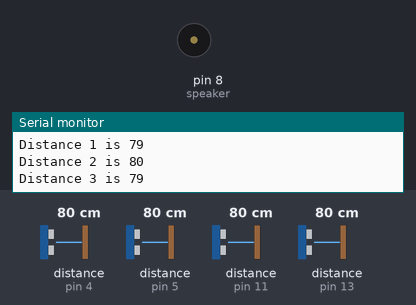
The sketch below on a simulated Arduino Uno, built with avr-gcc and run on an emulated ATmega328P. Shown: buzzer (waves = sounding), the last lines printed to the serial monitor. Wiring (inferred from the names in the program): 4 × ultrasonic range finder: trigger pin 2, echo pin 4 / trigger pin 3, echo pin 5 / trigger pin 10, echo pin 11 / trigger pin 12, echo pin 13. The test bench sets the inputs (shaded band); at power-on: distance to the obstacle (sensors on pin 4, pin 5, pin 11, pin 13) 80 cm. The echo pulse lasts 58.3 µs per cm.

Above: at 1.2 s.
1.3 s: distance to the obstacle (sensor on pin 4) set to 2 cm
At 2.53 s:
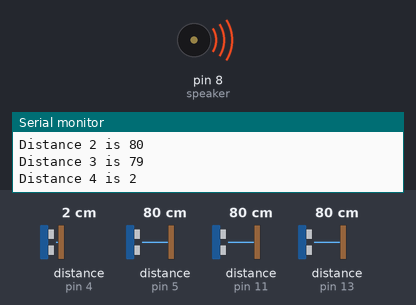
Timing chart, 0 to 4.3 s (numbered marks = the images above; inputs shaded):
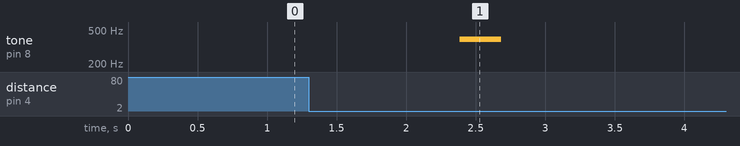

Measured:
- after the input at 1.3 s, tone on pin 8 (speaker): silent → 392 Hz after 1.1 s, → silent 0.30 s later

The sketch:

project_4uv.ino
```cpp
int speaker = 8;
int trig1 = 3;
int echo1 = 5;
int trig2 = 12;
int echo2 = 13;
int trig3 = 10;
int echo3 = 11;
int trig4 = 2;
int echo4 = 4;
#define NOTE_A4 261
#define NOTE_A5 329
#define NOTE_A6 523
#define NOTE_A7 392

void setup() {
  Serial.begin(9600);
  pinMode(speaker, OUTPUT);
  pinMode(trig1, OUTPUT);
  pinMode(echo1, INPUT);
  pinMode(trig2, OUTPUT);
  pinMode(echo2, INPUT);
  pinMode(trig3, OUTPUT);
  pinMode(echo3, INPUT);
  pinMode(trig4, OUTPUT);
  pinMode(echo4, INPUT);
}

void loop() {
  int distance1, duration1, fixdistance1, s1 = 0;
  int distance2, duration2, fixdistance2, s2 = 0;
  int distance3, duration3, fixdistance3, s3 = 0;
  int distance4, duration4, fixdistance4, s4 = 0;

  // Calculate fixed distance for sensor 1
  for (int i = 0; i < 5; i++) {
    digitalWrite(trig1, LOW);
    delayMicroseconds(5);
    digitalWrite(trig1, HIGH);
    delayMicroseconds(10);
    digitalWrite(trig1, LOW);

    duration1 = pulseIn(echo1, HIGH);
    distance1 = (duration1 / 2) / 29.1;
    s1 += distance1;

    digitalWrite(trig2, LOW);
    delayMicroseconds(5);
    digitalWrite(trig2, HIGH);
    delayMicroseconds(10);
    digitalWrite(trig2, LOW);

    duration2 = pulseIn(echo2, HIGH);
    distance2 = (duration2 / 2) / 29.1;
    s2 += distance2;

    digitalWrite(trig3, LOW);
    delayMicroseconds(5);
    digitalWrite(trig3, HIGH);
    delayMicroseconds(10);
    digitalWrite(trig3, LOW);

    duration3 = pulseIn(echo3, HIGH);
    distance3 = (duration3 / 2) / 29.1;
    s3 += distance3;


    digitalWrite(trig4, LOW);
    delayMicroseconds(5);
    digitalWrite(trig4, HIGH);
    delayMicroseconds(10);
    digitalWrite(trig4, LOW);

    duration4 = pulseIn(echo4, HIGH);
    distance4 = (duration4 / 2) / 29.1;
    s4 += distance4;
    delay(5);


  }
  fixdistance1 = s1 / 5;
  Serial.print("FIX DISTANCE 1 IS ");
  Serial.println(fixdistance1);

  fixdistance2 = s2 / 5;
  Serial.print("FIX DISTANCE 2 IS ");
  Serial.println(fixdistance2);

  fixdistance3 = s3 / 5;
  Serial.print("FIX DISTANCE 3 IS ");
  Serial.println(fixdistance3);

  fixdistance4 = s4 / 5;
  Serial.print("FIX DISTANCE 4 IS ");
  Serial.println(fixdistance4);
  delay(1000);

  // Measure current distance for each sensor and check against fixed distances
  digitalWrite(trig1, LOW);
  delayMicroseconds(5);
  digitalWrite(trig1, HIGH);
  delayMicroseconds(10);
  digitalWrite(trig1, LOW);
  int duration11 = pulseIn(echo1, HIGH);
  int distance11 = (duration11 / 2) / 29.1;
  Serial.print("Distance 1 is ");
  Serial.println(distance11);

  digitalWrite(trig2, LOW);
  delayMicroseconds(5);
  digitalWrite(trig2, HIGH);
  delayMicroseconds(10);
  digitalWrite(trig2, LOW);
  int duration22 = pulseIn(echo2, HIGH);
  int distance22 = (duration22 / 2) / 29.1;
  Serial.print("Distance 2 is ");
  Serial.println(distance22);

  digitalWrite(trig3, LOW);
  delayMicroseconds(5);
  digitalWrite(trig3, HIGH);
  delayMicroseconds(10);
  digitalWrite(trig3, LOW);
  int duration33 = pulseIn(echo3, HIGH);
  int distance33 = (duration33 / 2) / 29.1;
  Serial.print("Distance 3 is ");
  Serial.println(distance33);

  digitalWrite(trig4, LOW);
  delayMicroseconds(5);
  digitalWrite(trig4, HIGH);
  delayMicroseconds(10);
  digitalWrite(trig4, LOW);
  int duration44 = pulseIn(echo4, HIGH);
  int distance44 = (duration44 / 2) / 29.1;
  Serial.print("Distance 4 is ");
  Serial.println(distance44);

  // Sound alert if distance changes by more than 3 cm
  if (distance11 < (fixdistance1 - 1)) {
    tone(speaker, NOTE_A4);
    delay(300);
    noTone(speaker);
  }


  else if (distance22 < (fixdistance2 - 1)) {
    tone(speaker, NOTE_A5);
    delay(300);
    noTone(speaker);
  }

  else if (distance33 < (fixdistance3 - 1)) {
    tone(speaker, NOTE_A6);
    delay(300);
    noTone(speaker);
  }
  else if (distance44 < (fixdistance4 - 1)) {
    tone(speaker, NOTE_A7);
    delay(300);
    noTone(speaker);
  }
  delay(50);
}
```
